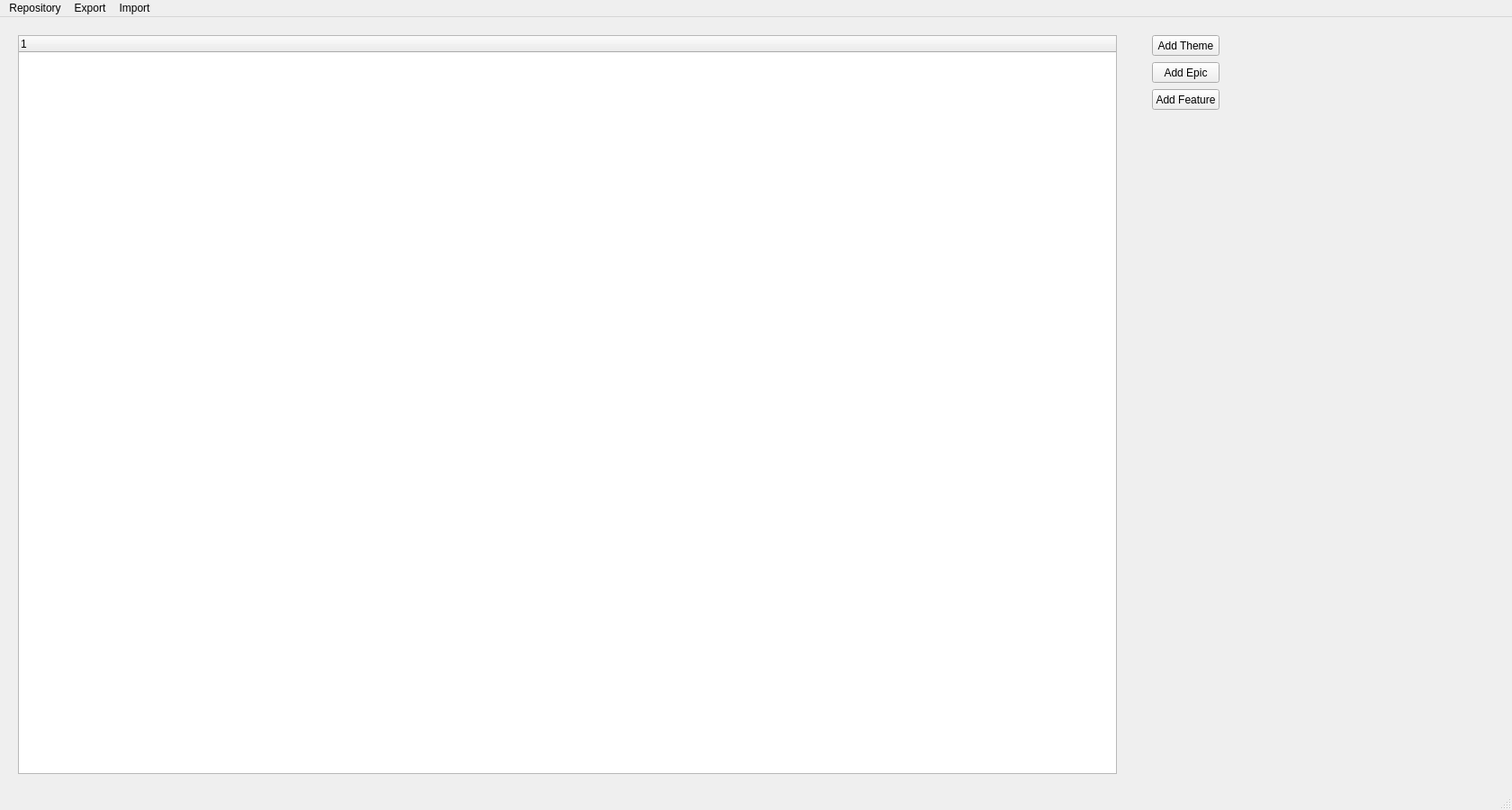
<?xml version="1.0" encoding="UTF-8"?>
<ui version="4.0">
 <class>MainWindow</class>
 <widget class="QMainWindow" name="MainWindow">
  <property name="geometry">
   <rect>
    <x>0</x>
    <y>0</y>
    <width>1680</width>
    <height>900</height>
   </rect>
  </property>
  <property name="windowTitle">
   <string>MainWindow</string>
  </property>
  <widget class="QWidget" name="centralwidget">
   <widget class="QPushButton" name="addFeatureBtn">
    <property name="geometry">
     <rect>
      <x>1280</x>
      <y>80</y>
      <width>75</width>
      <height>23</height>
     </rect>
    </property>
    <property name="text">
     <string>Add Feature</string>
    </property>
   </widget>
   <widget class="QTreeWidget" name="treeWidget">
    <property name="geometry">
     <rect>
      <x>20</x>
      <y>20</y>
      <width>1221</width>
      <height>821</height>
     </rect>
    </property>
    <column>
     <property name="text">
      <string notr="true">1</string>
     </property>
    </column>
   </widget>
   <widget class="QPushButton" name="addThemeBtn">
    <property name="geometry">
     <rect>
      <x>1280</x>
      <y>20</y>
      <width>75</width>
      <height>23</height>
     </rect>
    </property>
    <property name="text">
     <string>Add Theme</string>
    </property>
   </widget>
   <widget class="QPushButton" name="addEpicBtn">
    <property name="geometry">
     <rect>
      <x>1280</x>
      <y>50</y>
      <width>75</width>
      <height>23</height>
     </rect>
    </property>
    <property name="text">
     <string>Add Epic</string>
    </property>
   </widget>
  </widget>
  <widget class="QMenuBar" name="menubar">
   <property name="geometry">
    <rect>
     <x>0</x>
     <y>0</y>
     <width>1680</width>
     <height>21</height>
    </rect>
   </property>
   <property name="defaultUp">
    <bool>false</bool>
   </property>
   <widget class="QMenu" name="menuTest">
    <property name="title">
     <string>Repository</string>
    </property>
    <addaction name="actionNew_Repository"/>
    <addaction name="actionOpen_Repository"/>
    <addaction name="actionSave_Repository"/>
    <addaction name="actionClose_Repository"/>
    <addaction name="separator"/>
    <addaction name="actionConnect_to_Jira"/>
    <addaction name="actionRepository_settings"/>
    <addaction name="separator"/>
    <addaction name="actionExit"/>
   </widget>
   <widget class="QMenu" name="menuExport">
    <property name="title">
     <string>Export</string>
    </property>
    <addaction name="actionExport_feature"/>
   </widget>
   <widget class="QMenu" name="menuImport">
    <property name="title">
     <string>Import</string>
    </property>
    <addaction name="actionImport_Excel"/>
    <addaction name="actionImport_from_TestInsight"/>
   </widget>
   <addaction name="menuTest"/>
   <addaction name="menuExport"/>
   <addaction name="menuImport"/>
  </widget>
  <widget class="QStatusBar" name="statusbar"/>
  <action name="actionExit">
   <property name="text">
    <string>Exit</string>
   </property>
   <property name="shortcut">
    <string>Ctrl+Q</string>
   </property>
  </action>
  <action name="actionOpen_Repository">
   <property name="text">
    <string>Open Repository</string>
   </property>
   <property name="shortcut">
    <string>Ctrl+O</string>
   </property>
  </action>
  <action name="actionSave_Repository">
   <property name="text">
    <string>Save Repository</string>
   </property>
   <property name="shortcut">
    <string>Ctrl+S</string>
   </property>
  </action>
  <action name="actionNew_Repository">
   <property name="text">
    <string>New Repository</string>
   </property>
   <property name="shortcut">
    <string>Ctrl+N</string>
   </property>
  </action>
  <action name="actionExport_feature">
   <property name="text">
    <string>Export feature to gherkins</string>
   </property>
  </action>
  <action name="actionImport_from_TestInsight">
   <property name="text">
    <string>Import from TestInsight</string>
   </property>
  </action>
  <action name="actionClose_Repository">
   <property name="text">
    <string>Close Repository</string>
   </property>
   <property name="shortcut">
    <string>Ctrl+W</string>
   </property>
  </action>
  <action name="actionImport_Excel">
   <property name="text">
    <string>Import Excel</string>
   </property>
  </action>
  <action name="actionRepository_settings">
   <property name="text">
    <string>Repository settings</string>
   </property>
  </action>
  <action name="actionConnect_to_Jira">
   <property name="text">
    <string>Connect to Jira</string>
   </property>
  </action>
 </widget>
 <resources/>
 <connections/>
</ui>
